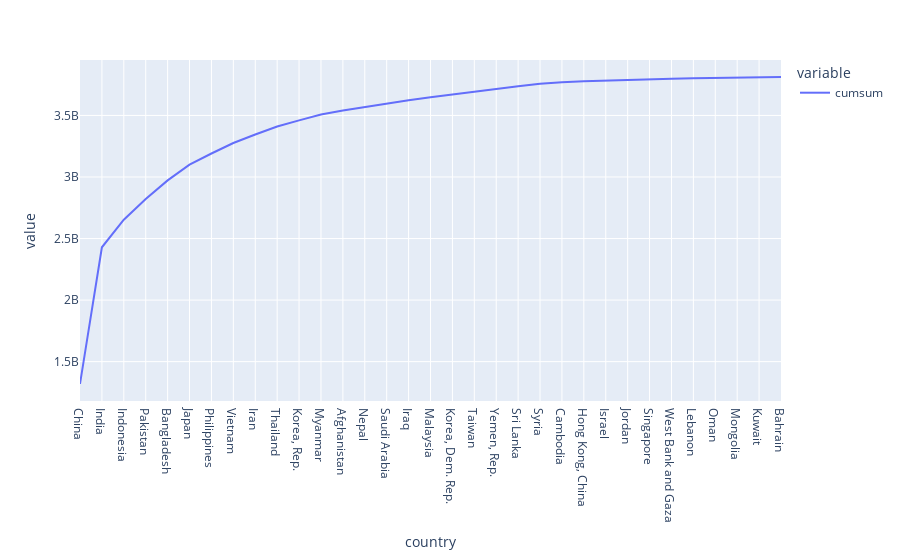

Notebook cell for this chart:
### Code cell
# 画一下亚洲人口的累计分布曲线，从图可以看出
# 中国和印度的人口占了超过亚洲一半 （非题目)
asia = df_2007[df_2007.continent == 'Asia'][['country','cumsum']]
asia = asia.set_index('country')
asia_fig = asia.plot()
asia_fig.show()

### Figure 1 — Plotly figure (JSON) as saved in the notebook; plotly's stock layout.template omitted (floating-point values rounded to 4 significant figures)
{"data": [{"hovertemplate": "variable=cumsum<br>country=%{x}<br>value=%{y}<extra></extra>", "legendgroup": "cumsum", "line": {"color": "#636efa", "dash": "solid"}, "mode": "lines", "name": "cumsum", "orientation": "v", "showlegend": true, "type": "scatter", "x": ["China", "India", "Indonesia", "Pakistan", "Bangladesh", "Japan", "Philippines", "Vietnam", "Iran", "Thailand", "Korea, Rep.", "Myanmar", "Afghanistan", "Nepal", "Saudi Arabia", "Iraq", "Malaysia", "Korea, Dem. Rep.", "Taiwan", "Yemen, Rep.", "Sri Lanka", "Syria", "Cambodia", "Hong Kong, China", "Israel", "Jordan", "Singapore", "West Bank and Gaza", "Lebanon", "Oman", "Mongolia", "Kuwait", "Bahrain"], "xaxis": "x", "y": [1318683096, 2429079427, 2652626427, 2821897044, 2972345383, 3099813355, 3190890642, 3276152998, 3345606568, 3410674717, 3459719507, 3507481487, 3539371410, 3568273200, 3595874238, 3623373876, 3648195162, 3671496887, 3694671181, 3716882924, 3737261163, 3756575910, 3770707768, 3777688180, 3784114859, 3790168052, 3794721061, 3798739393, 3802660671, 3805865568, 3808739695, 3811245254, 3811953827], "yaxis": "y"}], "layout": {"legend": {"title": {"text": "variable"}, "tracegroupgap": 0}, "margin": {"t": 60}, "xaxis": {"anchor": "y", "domain": [0, 1], "title": {"text": "country"}}, "yaxis": {"anchor": "x", "domain": [0, 1], "title": {"text": "value"}}}}
